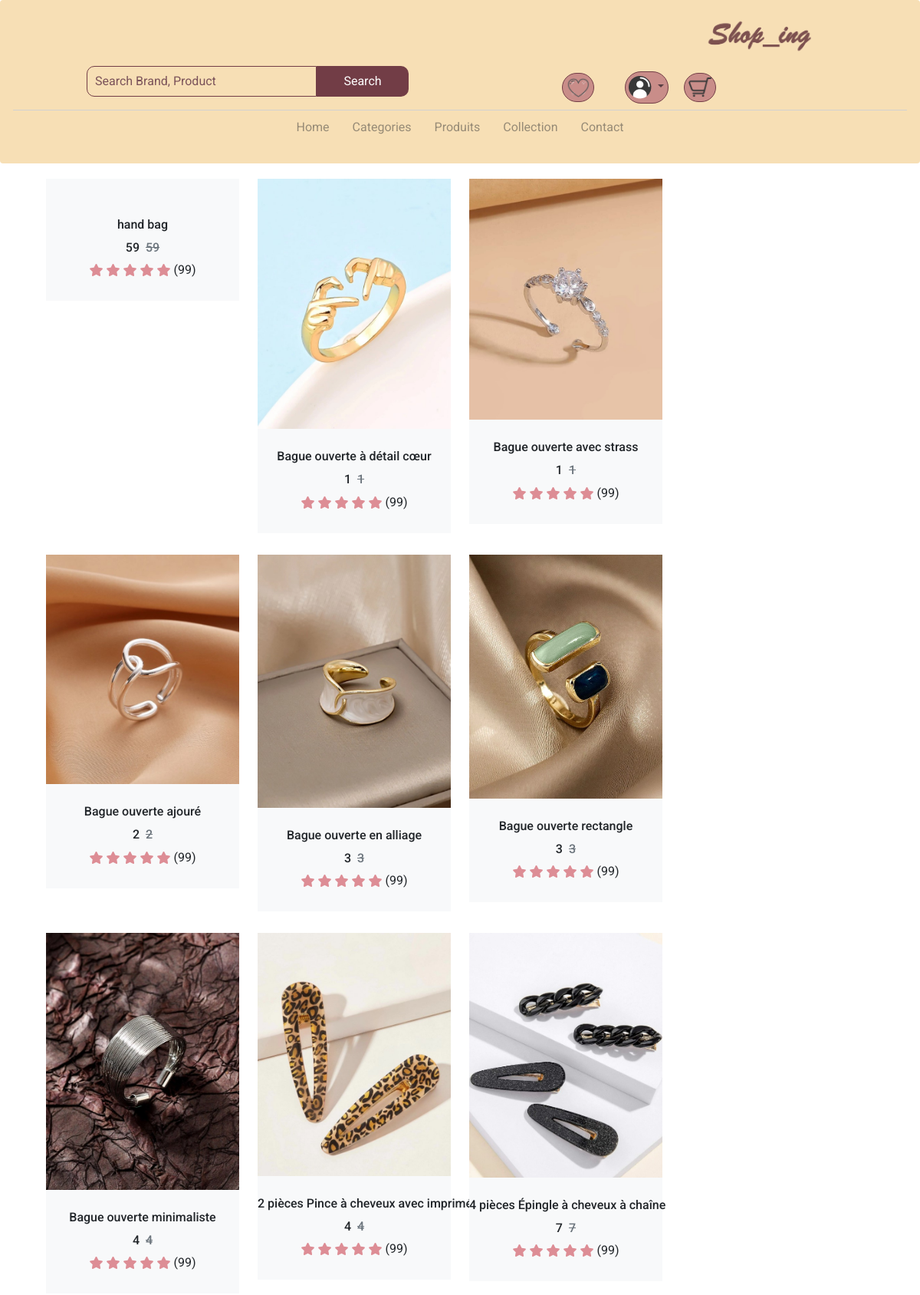
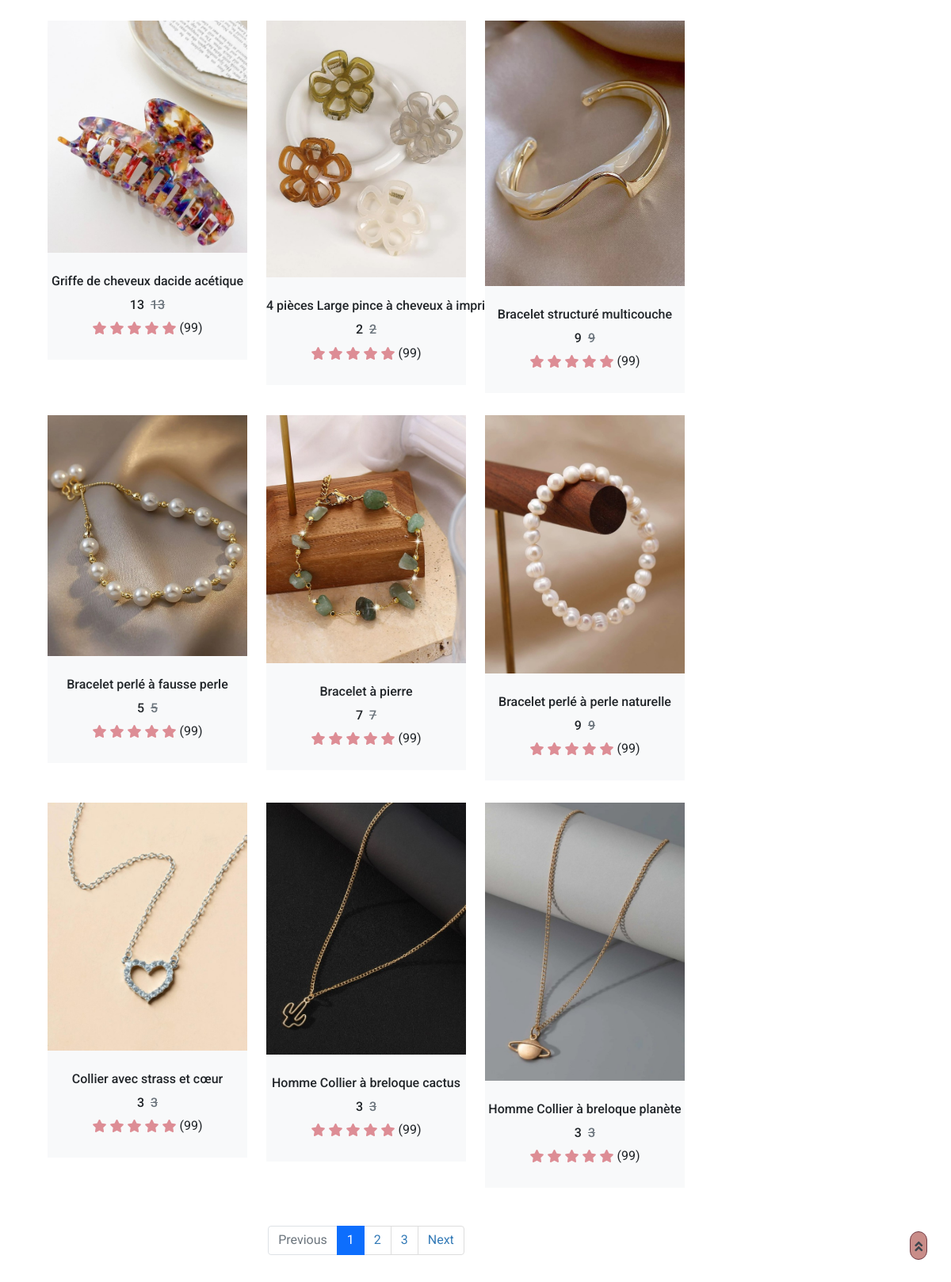
Screenshot of /category_products.php?id=3 with the database file from the repository (2 pictures, top to bottom).
### tables this page shows
CREATE TABLE `produits` (
  `id` int(11) NOT NULL,
  `image` text NOT NULL,
  `nom` varchar(50) NOT NULL,
  `prix` int(11) NOT NULL,
  `description` text NOT NULL,
  `cat_id` int(11) DEFAULT NULL
);

### category_products.php (the view, shortened to what this page needs)
<?php
    include "config/connexion.php";
    $category_id = $_GET['id'];
    $query = "SELECT * FROM produits WHERE cat_id = :category_id";
    $stmt = $access->prepare($query);
    $stmt->bindValue(':category_id', $category_id);
    $stmt->execute();
    $products = $stmt->fetchAll();
?>
<!DOCTYPE html>
<html lang="en">
<head>
    <link href="https://cdnjs.cloudflare.com/ajax/libs/font-awesome/5.10.0/css/all.min.css" rel="stylesheet">
    <link href="css/shop.css" rel="stylesheet">
</head>
<body>
    <?php
include("header.php");
?>
    <div class="container-fluid">
        <div class="row px-xl-5">
            <div class="col-lg-9 col-md-8">
                <div class="row pb-3">
                    <?php
                    foreach($products as $produit) { ?>
                    <div class="col-lg-4 col-md-6 col-sm-6 pb-1">
                        <div class="product-item bg-light mb-4">
                            <div class="product-img position-relative overflow-hidden">
                                <img class="img-fluid w-100" src="<?= $produit['image'] ?>" alt="">
                                <div class="product-action">
                                </div>
                            </div>
                            <div class="text-center py-4">
                                <a class="h6 text-decoration-none text-truncate" href=""><?=  $produit['nom'] ?></a>
                                <div class="d-flex align-items-center justify-content-center mt-2">
                                    <h5><?=  $produit['prix'] ?></h5><h6 class="text-muted ml-2"><del><?=  $produit['prix']?></del></h6>
                                </div>
                                <div class="d-flex align-items-center justify-content-center mb-1">
                                    <small class="fa fa-star text-primary mr-1"></small>
                                    <small class="fa fa-star text-primary mr-1"></small>
                                    <small class="fa fa-star text-primary mr-1"></small>
                                    <small class="fa fa-star text-primary mr-1"></small>
                                    <small class="fa fa-star text-primary mr-1" ></small>
                                    <small>(99)</small>
                                </div>
                            </div>
                        </div>
                    </div>
                    <?php
                        }
                        ?>
                    <div class="col-12">
                        <nav>
                          <ul class="pagination justify-content-center">
                            <li class="page-item disabled"><a class="page-link" href="#">Previous</span></a></li>
                            <li class="page-item active"><a class="page-link" href="#">1</a></li>
                            <li class="page-item"><a class="page-link" href="#">2</a></li>
                            <li class="page-item"><a class="page-link" href="#">3</a></li>
                            <li class="page-item"><a class="page-link" href="#">Next</a></li>
                          </ul>
                        </nav>
                    </div>
                </div>
            </div>
        </div>
    </div>
    <a href="#" class="btn btn-primary back-to-top"><i class="fa fa-angle-double-up"></i></a>
</body>
</html>

### css/home.css (style rules this page uses)
.active, .dot:hover { background-color: #717171; }

### css/nav.css (style rules this page uses)
* { margin: 0; padding: 0; box-sizing: border-box; font-family: 'roboto', sans-serif; }

### login.php (style rules this page uses)
.row { width:150; }

### header.php (style rules this page uses)
* { margin: 0; padding: 0; box-sizing: border-box; font-family: 'roboto', sans-serif; }

### category_products.php (style rules this page uses)
* { font-size:1em !important; }
.text-primary { color: #dd8d95!important; }

### rows the page displays
produits: nom "hand bag", prix "59"
produits: image (picture), nom "Bague ouverte à détail cœur", prix "1"
produits: image (picture), nom "Bague ouverte avec strass", prix "1"
produits: image (picture), nom "Bague ouverte ajouré", prix "2"
produits: image (picture), nom "Bague ouverte en alliage", prix "3"
produits: image (picture), nom "Bague ouverte rectangle", prix "3"
produits: image (picture), nom "Bague ouverte minimaliste", prix "4"
produits: image (picture), nom "2 pièces Pince à cheveux avec imprimé léopard", prix "4"
produits: image (picture), nom "4 pièces Épingle à cheveux à chaîne", prix "7"
produits: image (picture), nom "Griffe de cheveux dacide acétique", prix "13"
produits: image (picture), nom "4 pièces Large pince à cheveux à imprimé fleur", prix "2"
produits: image (picture), nom "Bracelet structuré multicouche", prix "9"
produits: image (picture), nom "Bracelet perlé à fausse perle", prix "5"
produits: image (picture), nom "Bracelet à pierre", prix "7"
produits: image (picture), nom "Bracelet perlé à perle naturelle", prix "9"
produits: image (picture), nom "Collier avec strass et cœur", prix "3"
produits: image (picture), nom "Homme Collier à breloque cactus", prix "3"
produits: image (picture), nom "Homme Collier à breloque planète", prix "3"
